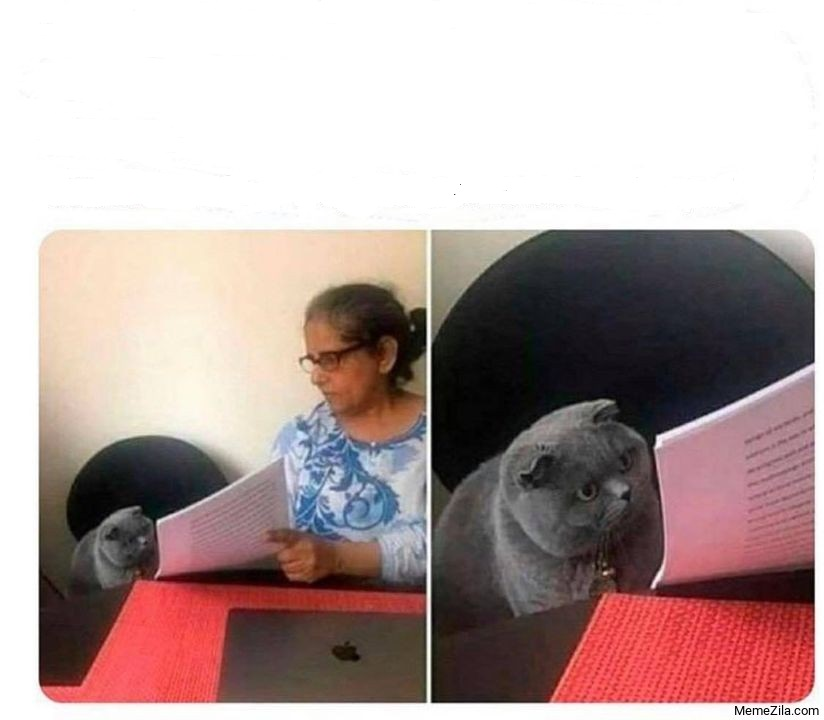
#> input picture 03 - MemeGifs/meme.png, 824 x 720 px, found by its file name
$ python maak_meme.py
#> lines starting #> are read from the running program, lines starting #| are printed output that depends on the picture
from PIL import Image, ImageFont, ImageDraw

achtergrond = Image.open("meme.PNG")
#> achtergrond is the input picture: PIL image 824x720 RGB; mean R, G, B 177.8, 158.5, 156.4
afbeelding = Image.open("meme.PNG")

breedte = str(afbeelding.width)
#> breedte = '824'
hoogte = str(afbeelding.height)
#> hoogte = '720'

lettertype = ImageFont.truetype("impact", 40)

tekengebied = ImageDraw.Draw(achtergrond)

tekst = "Teacher: what comes after 69?\nMe: 70\nTeacher: why did you write 'Nice'"
tekengebied.multiline_text((10,10), tekst, font=lettertype, fill=(0,0,0))

achtergrond.show()
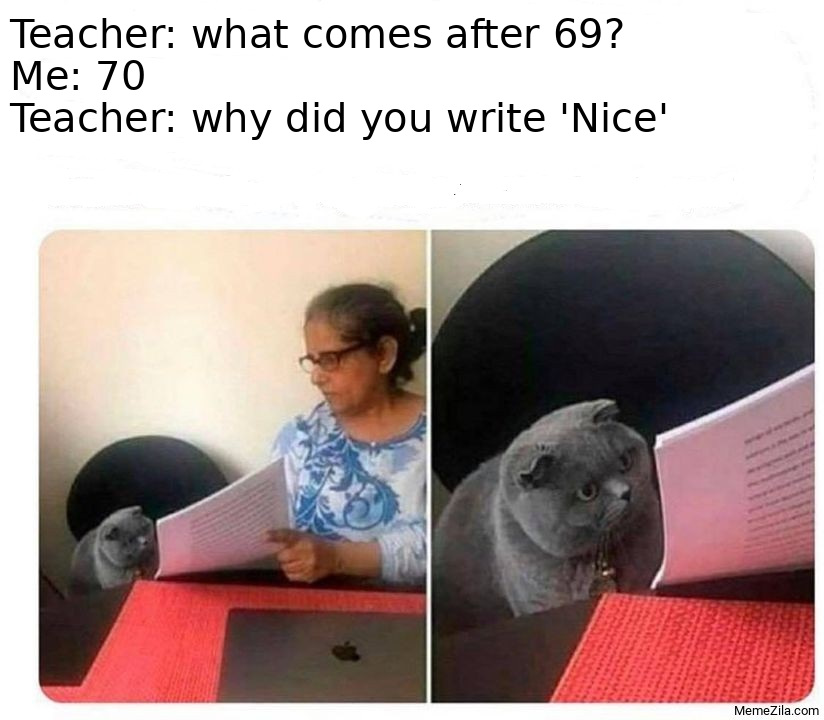
#> shown: PIL image 824x720 RGB; mean R, G, B 173.3, 153.9, 151.8

achtergrond.save("meme_met_tekst.jpg")

$ run again, with 03 - MemeGifs/why.png copied over 03 - MemeGifs/meme.png
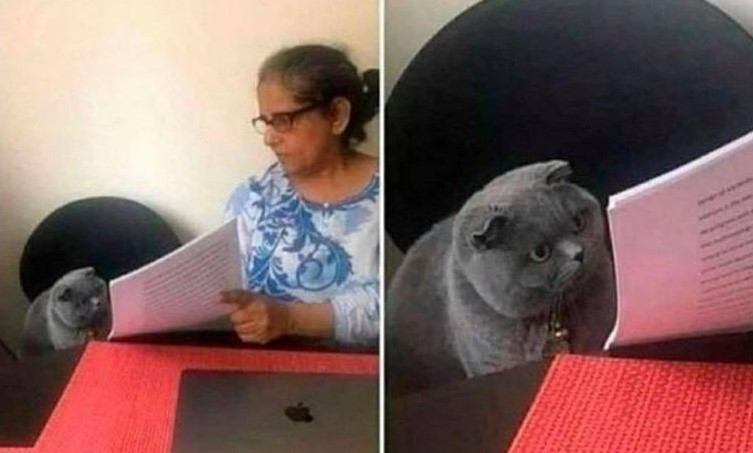
#> input picture 03 - MemeGifs/why.png, 753 x 453 px, found by its file name
#> achtergrond is the input picture: PIL image 753x453 RGB; mean R, G, B 128.6, 98.4, 95.4
#> `achtergrond.show()`:
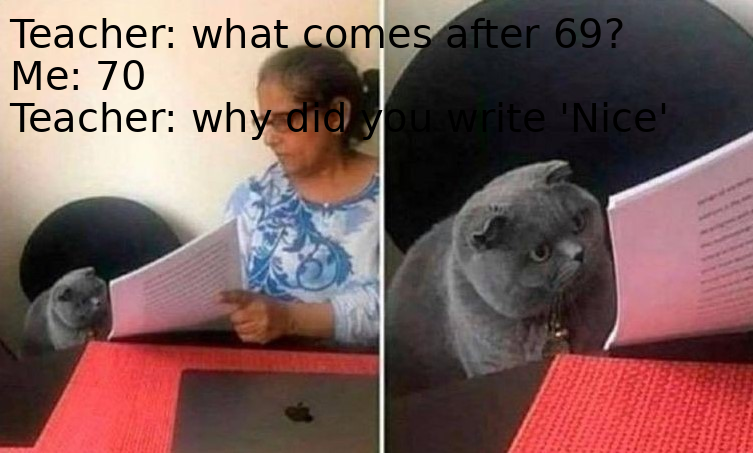
#> shown: PIL image 753x453 RGB; mean R, G, B 123.6, 93.9, 91.4
